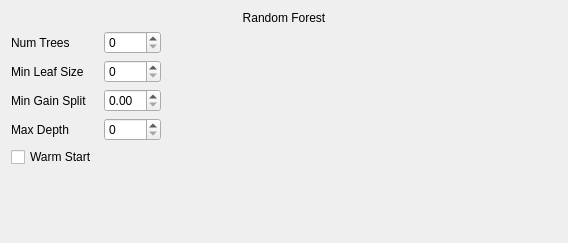
<?xml version="1.0" encoding="UTF-8"?>
<ui version="4.0">
 <class>ML_Random_Forest_Widget</class>
 <widget class="QWidget" name="ML_Random_Forest_Widget">
  <property name="geometry">
   <rect>
    <x>0</x>
    <y>0</y>
    <width>568</width>
    <height>243</height>
   </rect>
  </property>
  <property name="windowTitle">
   <string>Form</string>
  </property>
  <layout class="QVBoxLayout" name="verticalLayout">
   <item>
    <widget class="QLabel" name="label">
     <property name="text">
      <string>Random Forest</string>
     </property>
     <property name="alignment">
      <set>Qt::AlignmentFlag::AlignCenter</set>
     </property>
    </widget>
   </item>
   <item>
    <layout class="QGridLayout" name="gridLayout">
     <item row="0" column="1">
      <widget class="QSpinBox" name="spinBox"/>
     </item>
     <item row="4" column="0">
      <widget class="QCheckBox" name="checkBox">
       <property name="text">
        <string>Warm Start</string>
       </property>
      </widget>
     </item>
     <item row="3" column="0">
      <widget class="QLabel" name="label_5">
       <property name="text">
        <string>Max Depth</string>
       </property>
      </widget>
     </item>
     <item row="1" column="1">
      <widget class="QSpinBox" name="spinBox_2"/>
     </item>
     <item row="2" column="0">
      <widget class="QLabel" name="label_4">
       <property name="text">
        <string>Min Gain Split</string>
       </property>
      </widget>
     </item>
     <item row="3" column="1">
      <widget class="QSpinBox" name="spinBox_3"/>
     </item>
     <item row="1" column="0">
      <widget class="QLabel" name="label_3">
       <property name="text">
        <string>Min Leaf Size</string>
       </property>
      </widget>
     </item>
     <item row="0" column="0">
      <widget class="QLabel" name="label_2">
       <property name="text">
        <string>Num Trees</string>
       </property>
      </widget>
     </item>
     <item row="2" column="1">
      <widget class="QDoubleSpinBox" name="doubleSpinBox"/>
     </item>
     <item row="0" column="2">
      <spacer name="horizontalSpacer">
       <property name="orientation">
        <enum>Qt::Orientation::Horizontal</enum>
       </property>
       <property name="sizeHint" stdset="0">
        <size>
         <width>40</width>
         <height>20</height>
        </size>
       </property>
      </spacer>
     </item>
    </layout>
   </item>
   <item>
    <spacer name="verticalSpacer">
     <property name="orientation">
      <enum>Qt::Orientation::Vertical</enum>
     </property>
     <property name="sizeHint" stdset="0">
      <size>
       <width>20</width>
       <height>40</height>
      </size>
     </property>
    </spacer>
   </item>
  </layout>
 </widget>
 <resources/>
 <connections/>
</ui>
